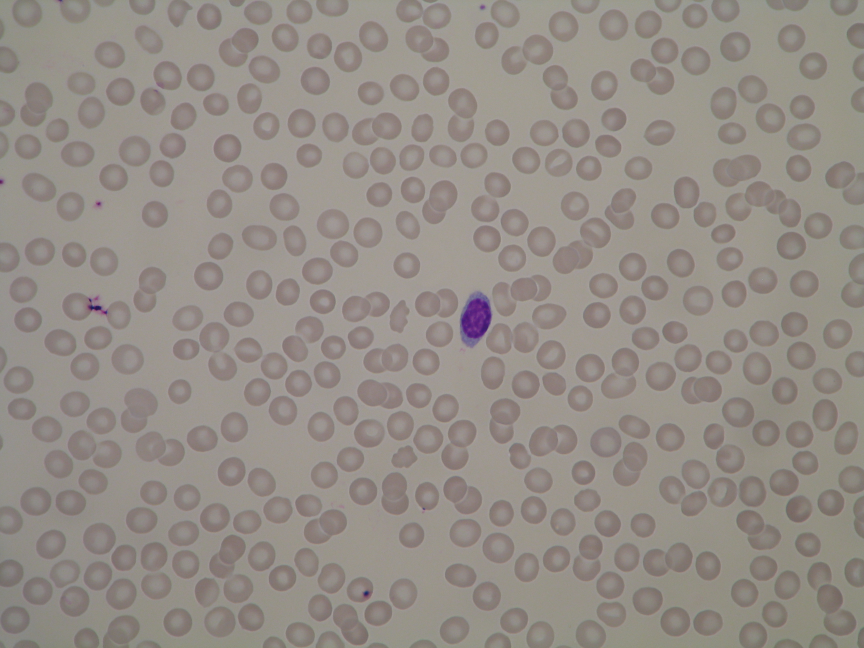
#> input picture ALL_IDB/ALL_IDB Dataset/L1/Im064_0.jpg, 2592 x 1944 px (shown at 1/3 size)
$ python -i preprocessing.py   (imports and definitions only)
#> lines starting #> are read from the running program, lines starting #| are printed output that depends on the picture; after the words box and inside, x2 and y2 are one past the last pixel; in counts of white or black regions, pixels touching at a corner belong together

import cv2
import numpy as np
import logging

# [1 line not run here, left out]
logger = logging.getLogger(__name__)

# [127 lines left out: functions normalize_hist_match, normalize_staining, not called in this run]


from src.config import INPUT_RES

# [37 lines left out: functions resize_with_padding, preprocess_input, not called in this run]

def mask_background_kmeans(image, k=2):
    """
    Masks the background using K-Means clustering (K=2) on LAB color space.
    Assumes the cell is the 'darker' or 'more colorful' cluster compared to the background.
    """
#> called with k = 2
    # Convert to LAB for better color/luminance separation
    lab = cv2.cvtColor(image, cv2.COLOR_RGB2LAB)
#> lab: shape (1944, 2592, 3); mean of channels 0, 1, 2 151, 129.4, 132.4
    pixel_values = lab.reshape((-1, 3))
    pixel_values = np.float32(pixel_values)

    # K-Means clustering
    criteria = (cv2.TERM_CRITERIA_EPS + cv2.TERM_CRITERIA_MAX_ITER, 10, 1.0)
    try:
        _, labels, centers = cv2.kmeans(pixel_values, k, None, criteria, 10, cv2.KMEANS_RANDOM_CENTERS)
#> centers = [[159.9, 128, 129.6], [137.5, 129.9, 130.1]]

        # Determine background cluster
        # Heuristic: Background is usually lighter (Higher L value)
        l_centers = centers[:, 0]
#> l_centers = [159.9, 137.5]
        bg_cluster = np.argmax(l_centers)
#> bg_cluster = 0
        cell_cluster = np.argmin(l_centers)
#> cell_cluster = 1

        # Create mask
        labels = labels.flatten()
        mask = (labels == cell_cluster).astype(np.uint8) * 255
        mask = mask.reshape(image.shape[:2])
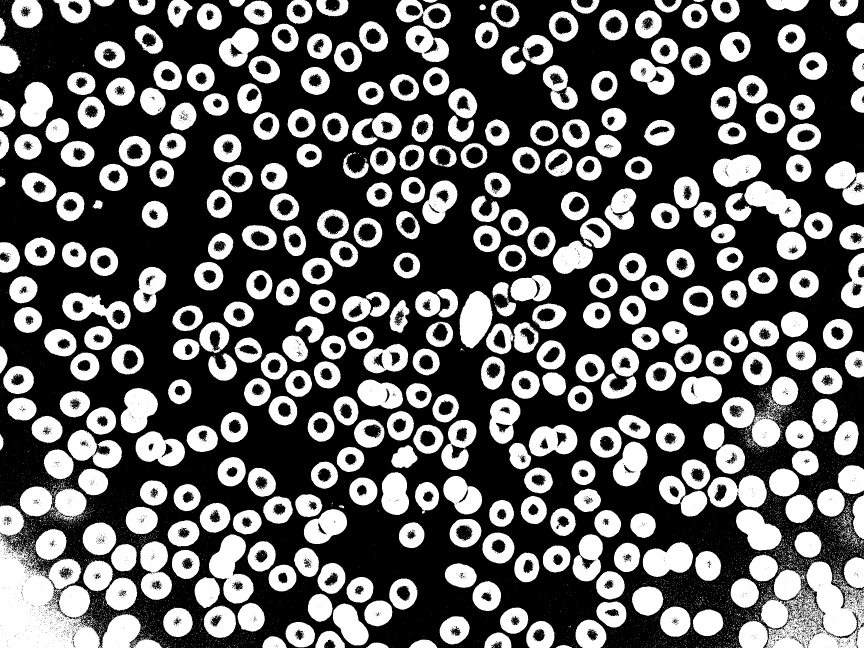
#> mask: shape (1944, 2592) (shown at 1/3 size); 36.5% white; 9136 white regions (8696 under 20 px), largest, box (x1, y1, x2, y2) and area: (0, 1515, 301, 1944) 70803, (2215, 1684, 2592, 1944) 50634, (627, 1603, 761, 1811) 15054

        # Morphological cleanup
        kernel = np.ones((3,3), np.uint8)
        mask = cv2.morphologyEx(mask, cv2.MORPH_OPEN, kernel, iterations=2)
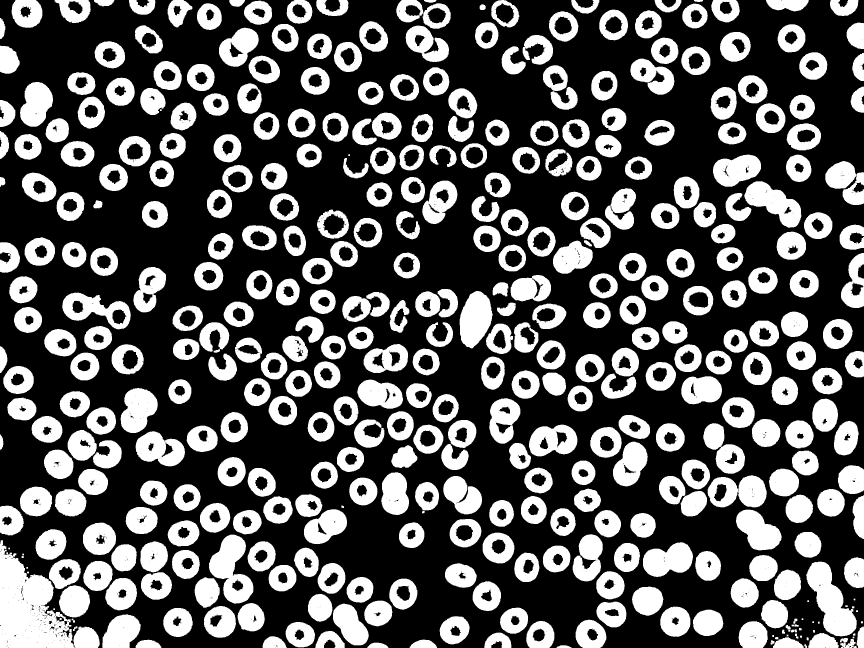
#> mask: shape (1944, 2592) (shown at 1/3 size); 34.7% white; 428 white regions (1 under 20 px), largest, box (x1, y1, x2, y2) and area: (0, 1621, 224, 1944) 42137, (2419, 1685, 2570, 1909) 17137, (627, 1604, 760, 1811) 14795
        mask = cv2.morphologyEx(mask, cv2.MORPH_CLOSE, kernel, iterations=2)
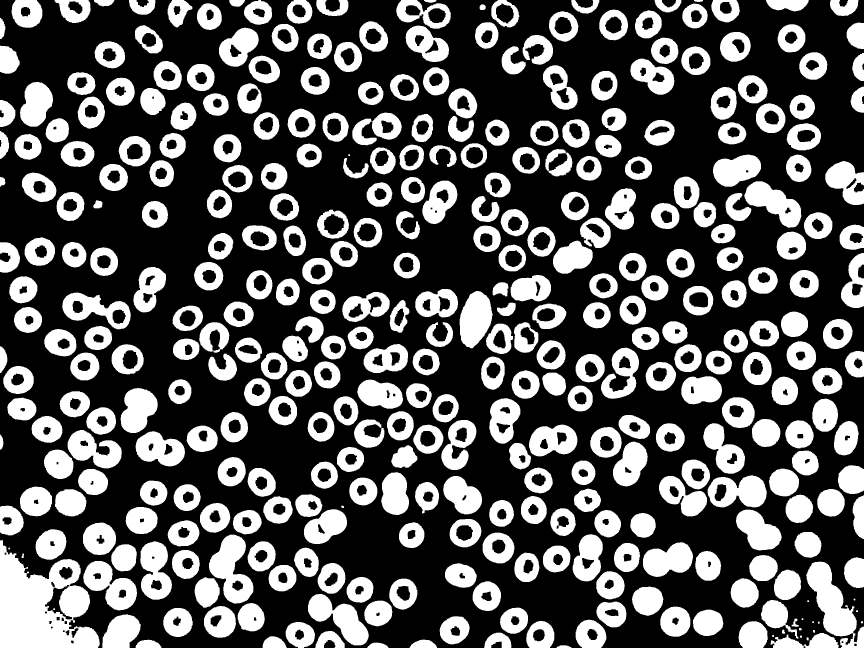
#> mask: shape (1944, 2592) (shown at 1/3 size); 34.9% white; 376 white regions, largest, box (x1, y1, x2, y2) and area: (0, 1621, 299, 1944) 60015, (2419, 1685, 2592, 1944) 19584, (627, 1604, 760, 1811) 14847

        # Apply mask
        masked_image = cv2.bitwise_and(image, image, mask=mask)
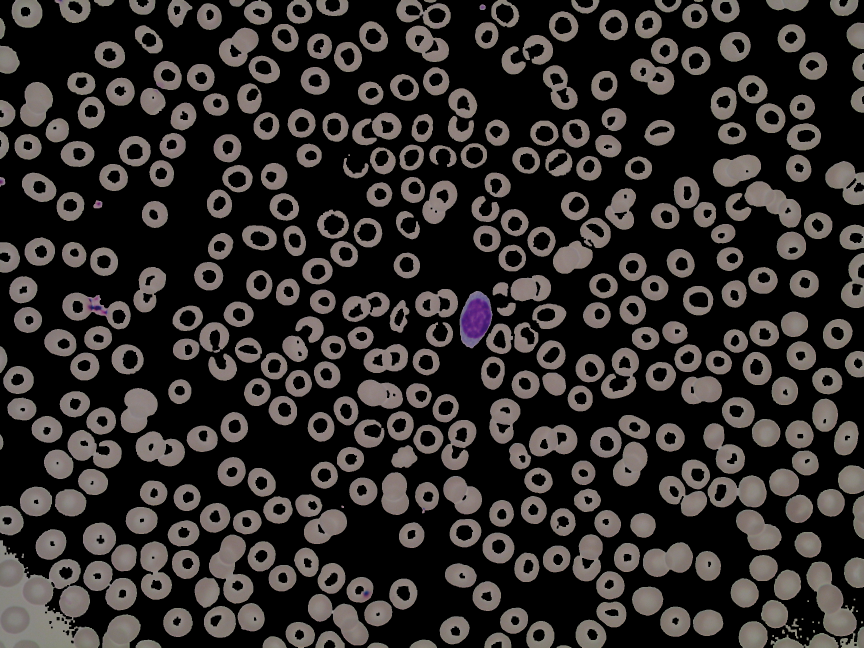
#> masked_image: shape (1944, 2592, 3) (shown at 1/3 size); mean R, G, B 47.9, 44.2, 42.6
        return masked_image

    except Exception as e:
        logger.error(f"K-Means masking failed: {e}. Returning original.")
        return image

>>> import cv2
>>> picture = cv2.cvtColor(cv2.imread('../../ALL_IDB/ALL_IDB Dataset/L1/Im064_0.jpg'), cv2.COLOR_BGR2RGB)
>>> result = mask_background_kmeans(picture)

$ run again, on ALL_IDB/ALL_IDB Dataset/L1/Im066_0.jpg
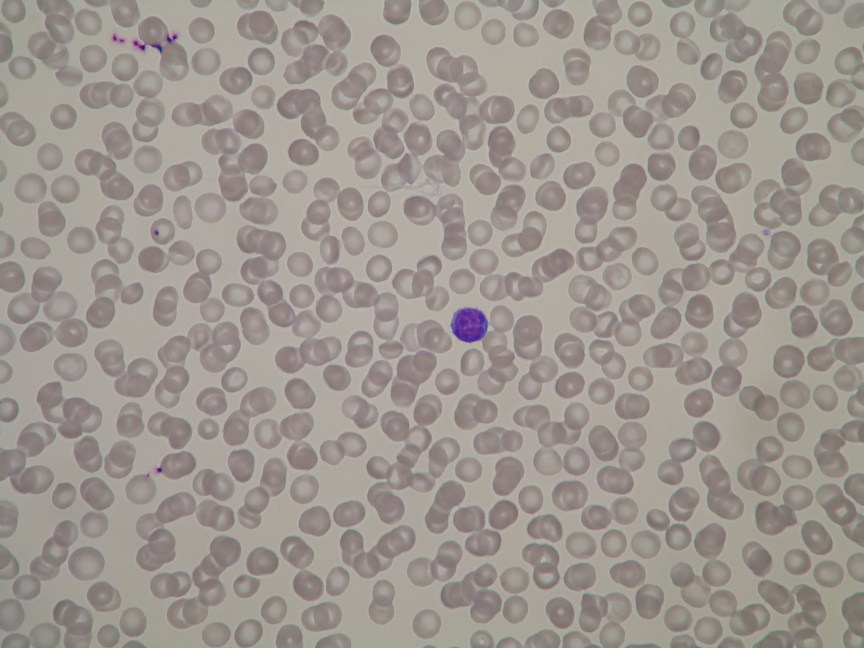
#> input picture ALL_IDB/ALL_IDB Dataset/L1/Im066_0.jpg, 2592 x 1944 px (shown at 1/3 size)
#> lab: shape (1944, 2592, 3); mean of channels 0, 1, 2 159.8, 129.7, 132.2
#> centers = [[143.7, 129.4, 129.2], [171.8, 128, 130]]
#> l_centers = [143.7, 171.8]
#> bg_cluster = 1
#> cell_cluster = 0
#> in mask_background_kmeans, `mask = mask.reshape(image.shape[:2])`:
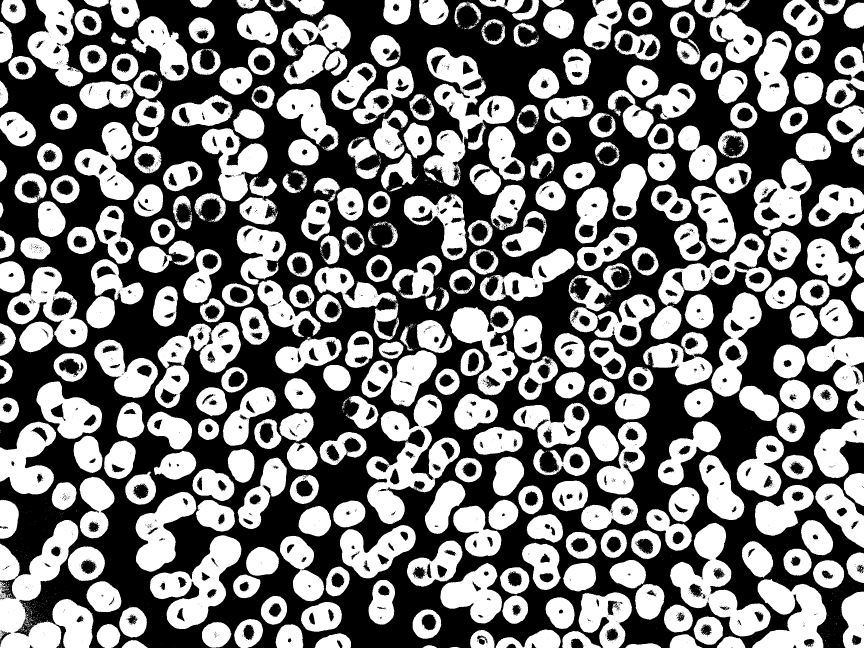
#> mask: shape (1944, 2592) (shown at 1/3 size); 46.7% white; 2413 white regions (2070 under 20 px), largest, box (x1, y1, x2, y2) and area: (0, 1560, 280, 1944) 49108, (1099, 1183, 1380, 1573) 42071, (1270, 141, 1544, 560) 39046
#> in mask_background_kmeans, `masked_image = cv2.bitwise_and(image, image, mask=mask)`:
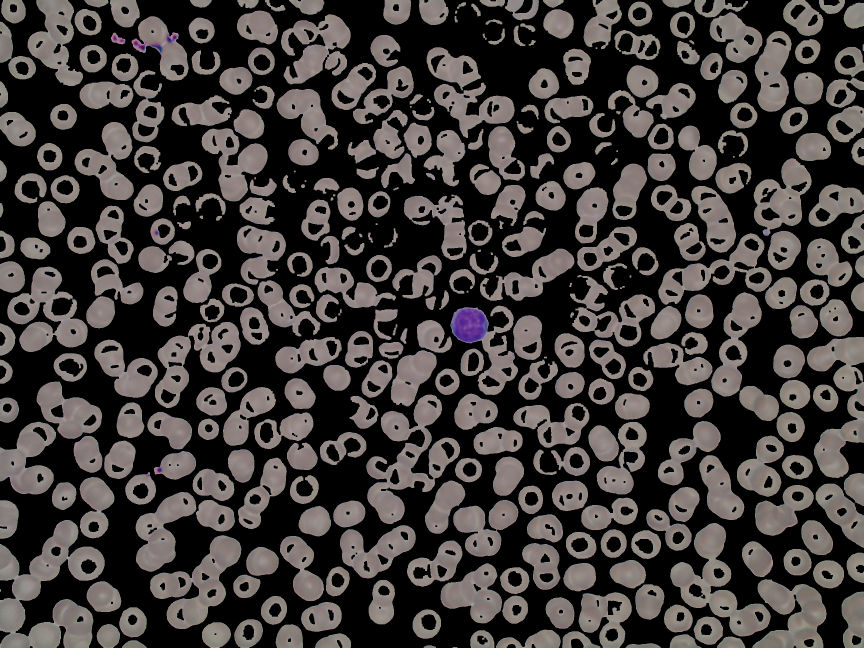
#> masked_image: shape (1944, 2592, 3) (shown at 1/3 size); mean R, G, B 65.5, 60.8, 59.3

$ run again, on ALL_IDB/ALL_IDB Dataset/L1/Im0671_0.jpg
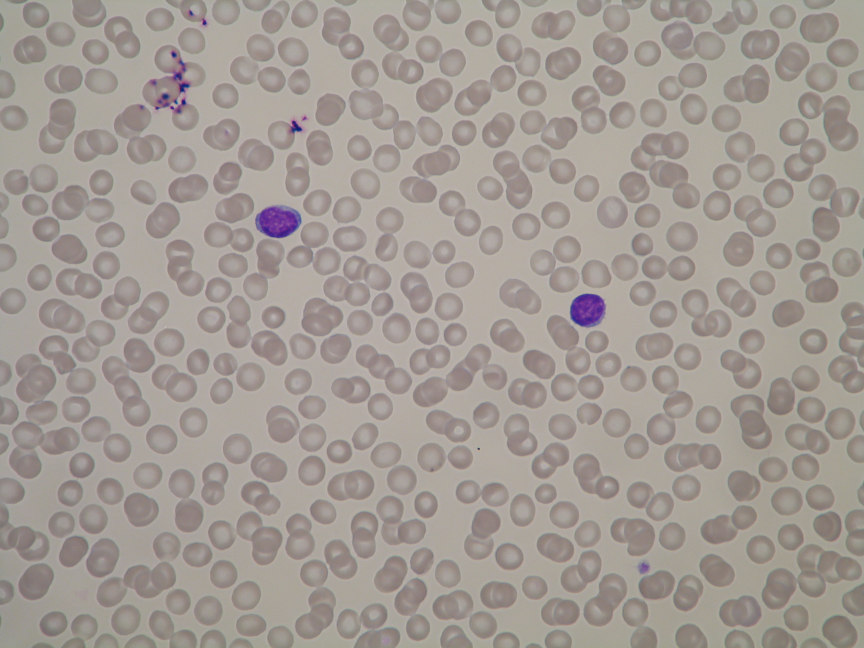
#> input picture ALL_IDB/ALL_IDB Dataset/L1/Im0671_0.jpg, 2592 x 1944 px (shown at 1/3 size)
#> lab: shape (1944, 2592, 3); mean of channels 0, 1, 2 164, 129.8, 132.3
#> centers = [[148.1, 129.8, 129.4], [174.1, 128, 129.8]]
#> l_centers = [148.1, 174.1]
#> bg_cluster = 1
#> cell_cluster = 0
#> in mask_background_kmeans, `mask = mask.reshape(image.shape[:2])`:
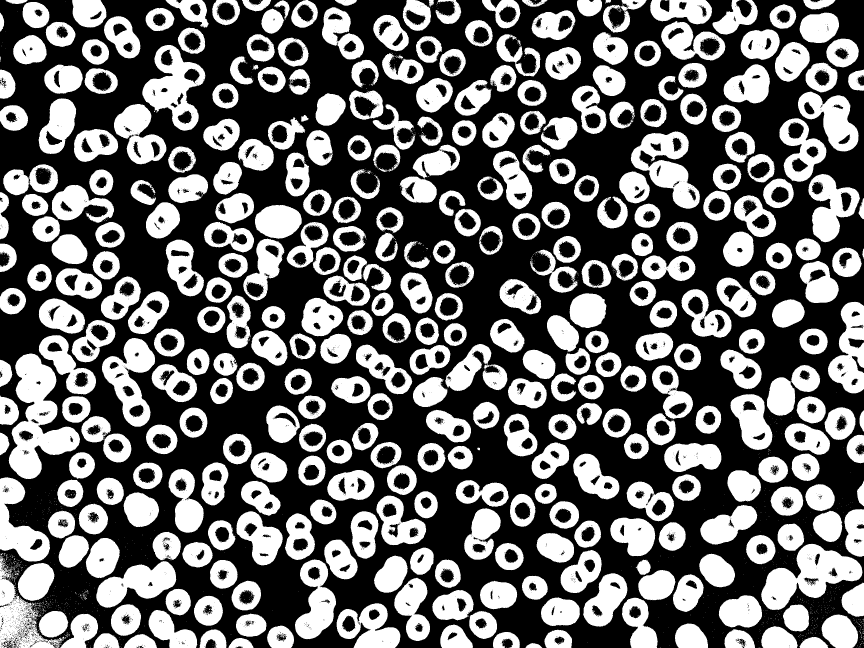
#> mask: shape (1944, 2592) (shown at 1/3 size); 41.6% white; 3215 white regions (2835 under 20 px), largest, box (x1, y1, x2, y2) and area: (26, 1060, 240, 1437) 38103, (2283, 1631, 2588, 1830) 29002, (427, 135, 616, 392) 22185
#> in mask_background_kmeans, `masked_image = cv2.bitwise_and(image, image, mask=mask)`:
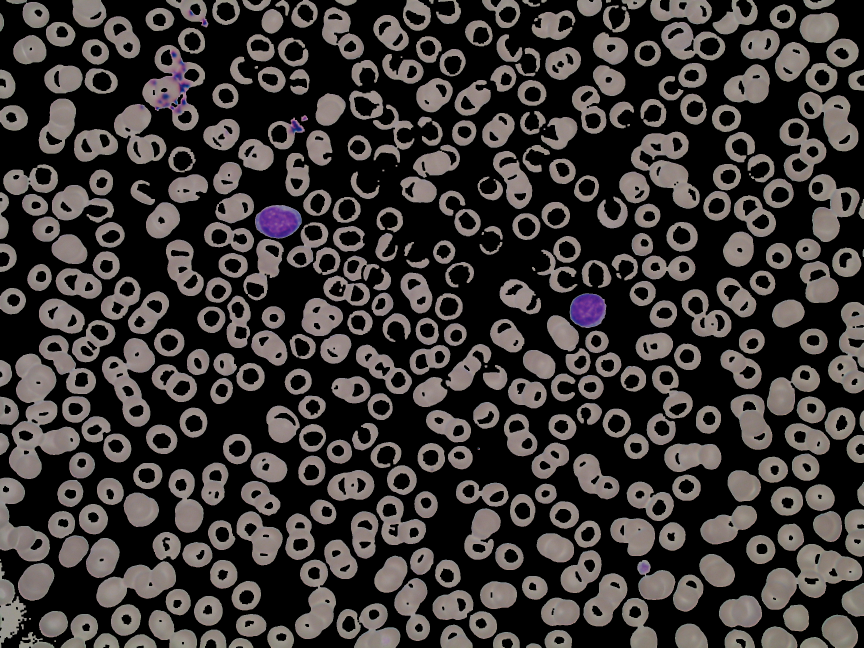
#> masked_image: shape (1944, 2592, 3) (shown at 1/3 size); mean R, G, B 60, 55.6, 54.2
